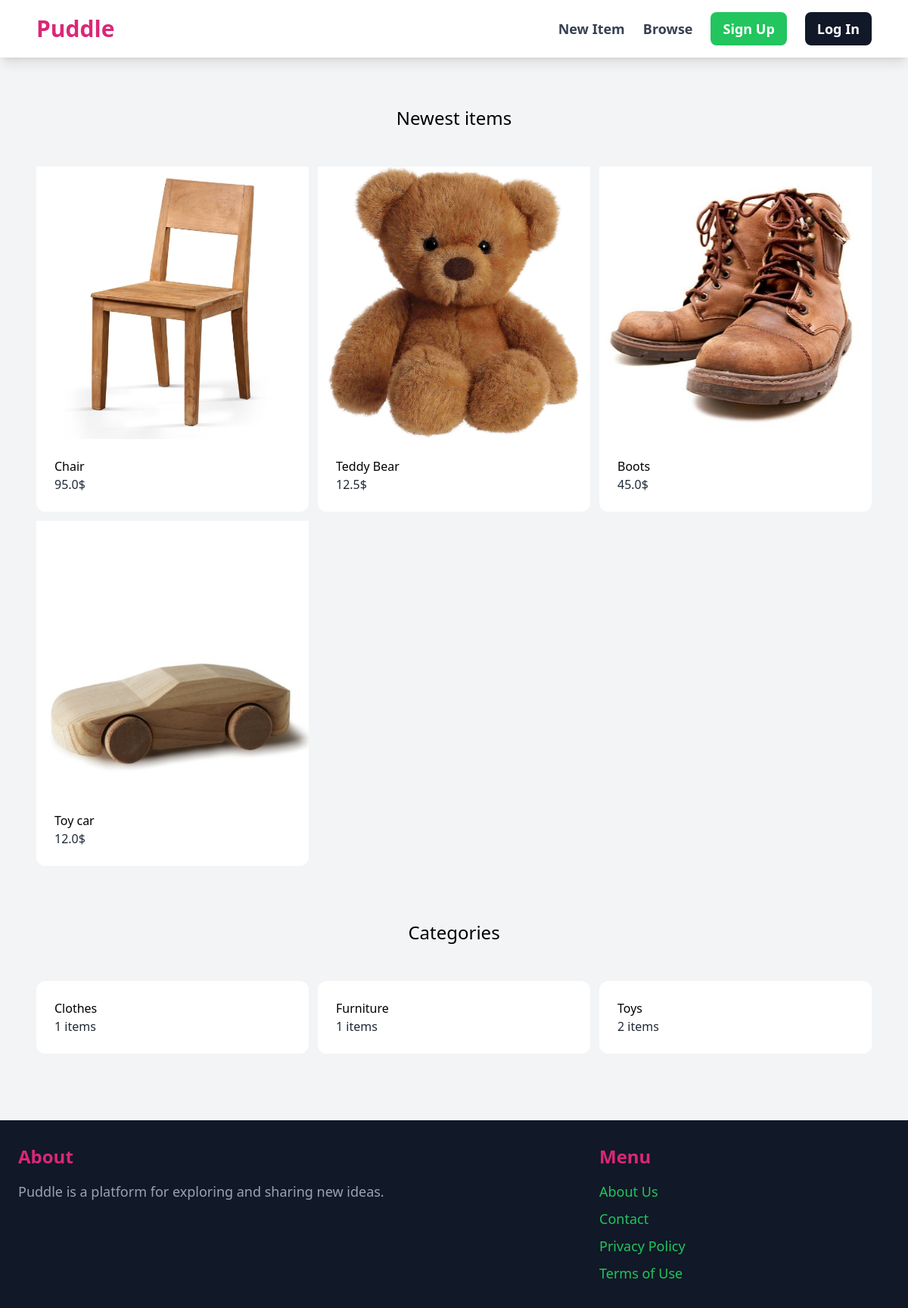
The app's page /, older data.
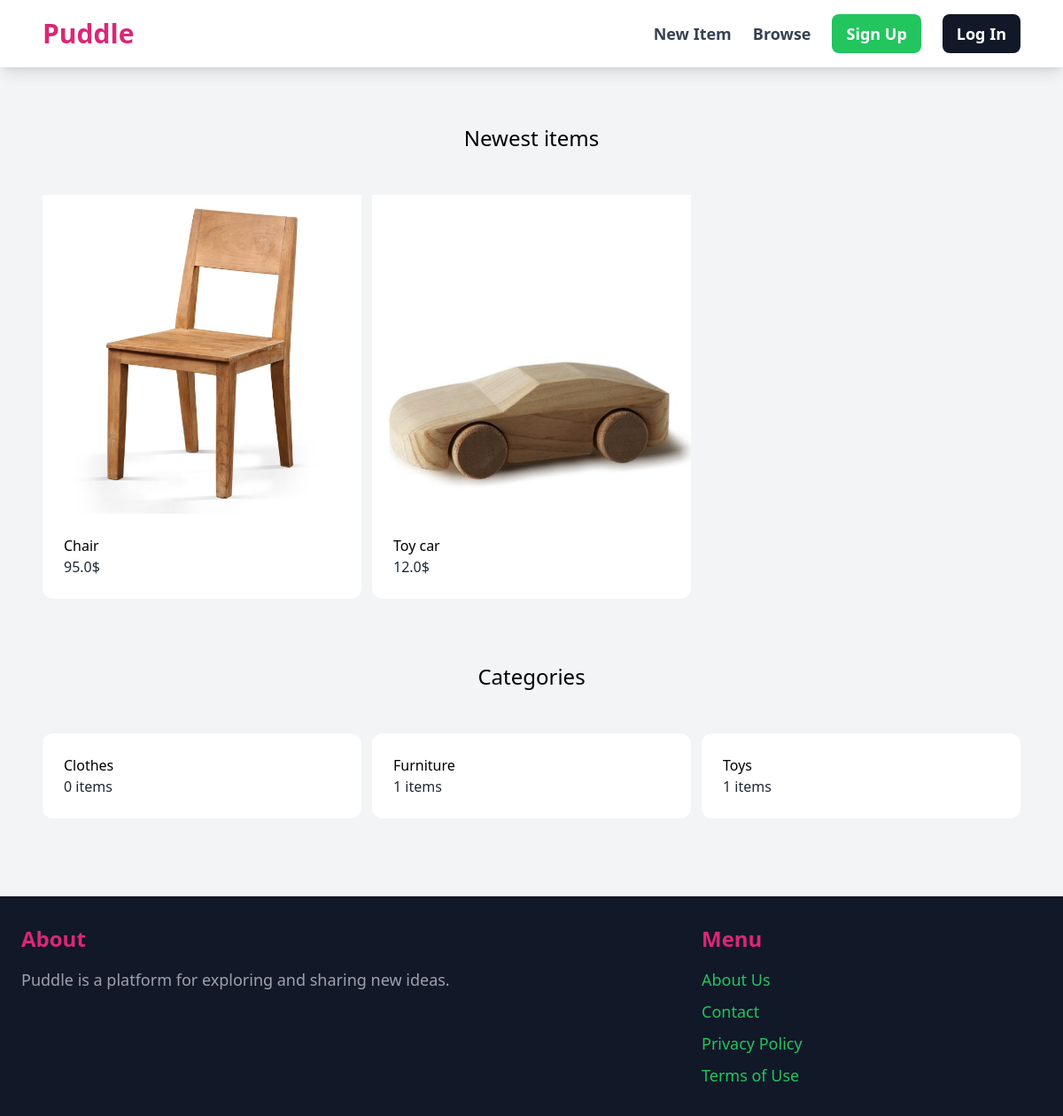
The same page, newer data.
### item/models.py (models this page shows, shortened)
class Item(models.Model):
    name=models.CharField(max_length=255)
    description=models.TextField(blank=True, null=True)
    is_sold=models.BooleanField(default=False)
    price=models.FloatField()
    image=models.ImageField(upload_to='item_images', blank=True, null=True)
    created_at=models.DateTimeField(auto_now_add=True)
    created_by=models.ForeignKey(User,related_name='items',on_delete=models.CASCADE)
    category=models.ForeignKey(Category, related_name='items', on_delete=models.CASCADE)

class Category(models.Model):
    name=models.CharField(max_length=255)
    class Meta:
        ordering=('name',)
        verbose_name_plural = "Categories"

### core/views.py (the view)
# urls.py: path('', views.index, name='index'),
def index(request):
    items = Item.objects.all()
    categories=Category.objects.all()
    return render(request, 'core/index.html', {'items':items, 'categories':categories})

### core/templates/core/index.html (shortened to what this page needs)
{% extends 'core/base.html' %}
{% block content %}
    <div class="mt-6 px-6 bg-gray-100 rounded-xl">
        <h2 class="mb-12 text-2xl text-center">Newest items</h2>
        <div class="grid grid-cols-3 gap-3">
           {% for item in items %}
           <div>
            <a href="{% url "item:detail" item.id %}">
                <div><img src="{{item.image.url}}" class="rounded-top-xl"></div>
                <div class="p-6 bg-white rounded-b-xl">
                    <h2 class="text-2-xl">{{item.name}}</h2>
                    <p class="text-gray-800">{{item.price}}$</p>
                </div>
            </a>
           </div>
           {% endfor %}
        </div>
    </div>
    <div class="mt-6 px-6 py-12 bg-gray-100 rounded-xl">
        <h2 class="mb-12 text-2xl text-center">Categories</h2>
        <div class="grid grid-cols-3 gap-3">
            {% for categ in categories %}
           <div>
            <a href="#">
                <div class="p-6 bg-white rounded-xl">
                    <h2 class="text-2-xl">{{categ.name}}</h2>
                    <p class="text-gray-800">{{categ.items.count}} items</p>
                </div>
            </a>
           </div>
           {% endfor %}
        </div>
    </div>
{% endblock %}

Row changes from the older to the newer data that the page shows:
removed Item: image (picture), name "Teddy Bear", price "12.5"
removed Item: image (picture), name "Boots", price "45.0"
computed for Category "Clothes": items.count "1" → "0"
computed for Category "Toys": items.count "2" → "1"
